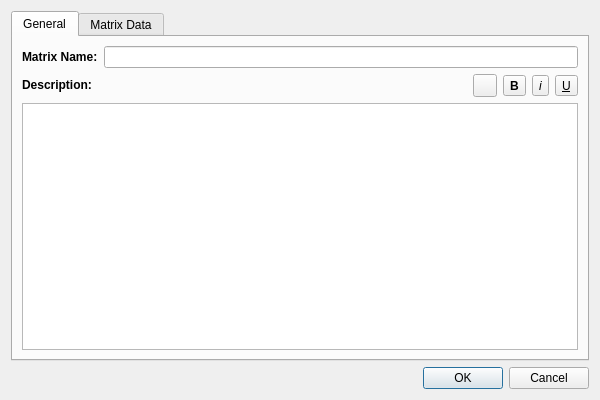
<?xml version="1.0" encoding="UTF-8"?>
<ui version="4.0">
 <class>MatrixSettingsDialog</class>
 <widget class="QDialog" name="MatrixSettingsDialog">
  <property name="geometry">
   <rect>
    <x>0</x>
    <y>0</y>
    <width>600</width>
    <height>400</height>
   </rect>
  </property>
  <property name="windowTitle">
   <string>Matrix Settings...</string>
  </property>
  <property name="windowIcon">
   <iconset resource="resources.qrc">
    <normaloff>:/icons/icon.ico</normaloff>:/icons/icon.ico</iconset>
  </property>
  <layout class="QVBoxLayout" name="verticalLayout">
   <item>
    <widget class="QTabWidget" name="tabWidget">
     <property name="currentIndex">
      <number>0</number>
     </property>
     <widget class="QWidget" name="generalTab">
      <attribute name="title">
       <string>General</string>
      </attribute>
      <layout class="QVBoxLayout" name="verticalLayout_2">
       <item>
        <layout class="QFormLayout" name="formLayout">
         <property name="fieldGrowthPolicy">
          <enum>QFormLayout::AllNonFixedFieldsGrow</enum>
         </property>
         <item row="0" column="0">
          <widget class="QLabel" name="label">
           <property name="text">
            <string>&lt;html&gt;&lt;head/&gt;&lt;body&gt;&lt;p&gt;&lt;span style=&quot; font-weight:600;&quot;&gt;Matrix Name:&lt;/span&gt;&lt;/p&gt;&lt;/body&gt;&lt;/html&gt;</string>
           </property>
          </widget>
         </item>
         <item row="0" column="1">
          <widget class="QLineEdit" name="matrixNameLineEdit"/>
         </item>
        </layout>
       </item>
       <item>
        <layout class="QHBoxLayout" name="horizontalLayout" stretch="0,0,0,0,0,0">
         <property name="topMargin">
          <number>0</number>
         </property>
         <item>
          <widget class="QLabel" name="label_3">
           <property name="text">
            <string>&lt;html&gt;&lt;head/&gt;&lt;body&gt;&lt;p&gt;&lt;span style=&quot; font-weight:600;&quot;&gt;Description:&lt;/span&gt;&lt;/p&gt;&lt;/body&gt;&lt;/html&gt;</string>
           </property>
          </widget>
         </item>
         <item>
          <spacer name="horizontalSpacer">
           <property name="orientation">
            <enum>Qt::Horizontal</enum>
           </property>
           <property name="sizeHint" stdset="0">
            <size>
             <width>40</width>
             <height>20</height>
            </size>
           </property>
          </spacer>
         </item>
         <item>
          <widget class="QToolButton" name="colorToolButton">
           <property name="text">
            <string/>
           </property>
          </widget>
         </item>
         <item>
          <widget class="QToolButton" name="boldToolButton">
           <property name="font">
            <font>
             <weight>75</weight>
             <bold>true</bold>
            </font>
           </property>
           <property name="text">
            <string>B</string>
           </property>
           <property name="shortcut">
            <string>Ctrl+B</string>
           </property>
           <property name="checkable">
            <bool>true</bool>
           </property>
          </widget>
         </item>
         <item>
          <widget class="QToolButton" name="italicToolButton">
           <property name="font">
            <font>
             <italic>true</italic>
            </font>
           </property>
           <property name="text">
            <string>i</string>
           </property>
           <property name="shortcut">
            <string>Ctrl+I</string>
           </property>
           <property name="checkable">
            <bool>true</bool>
           </property>
          </widget>
         </item>
         <item>
          <widget class="QToolButton" name="underlineToolButton">
           <property name="font">
            <font>
             <underline>true</underline>
            </font>
           </property>
           <property name="text">
            <string>U</string>
           </property>
           <property name="shortcut">
            <string>Ctrl+U</string>
           </property>
           <property name="checkable">
            <bool>true</bool>
           </property>
          </widget>
         </item>
        </layout>
       </item>
       <item>
        <widget class="QTextEdit" name="matrixDescriptionTextEdit">
         <property name="maximumSize">
          <size>
           <width>16777215</width>
           <height>16777215</height>
          </size>
         </property>
         <property name="font">
          <font>
           <pointsize>7</pointsize>
          </font>
         </property>
         <property name="acceptRichText">
          <bool>true</bool>
         </property>
        </widget>
       </item>
      </layout>
     </widget>
     <widget class="QWidget" name="matrixDataTab">
      <attribute name="title">
       <string>Matrix Data</string>
      </attribute>
      <layout class="QHBoxLayout" name="horizontalLayout_2">
       <item>
        <layout class="QFormLayout" name="formLayout_2">
         <item row="0" column="0">
          <widget class="QLabel" name="label_2">
           <property name="text">
            <string>&lt;html&gt;&lt;head/&gt;&lt;body&gt;&lt;p&gt;&lt;span style=&quot; font-weight:600;&quot;&gt;Unknown Symbol:&lt;/span&gt;&lt;/p&gt;&lt;/body&gt;&lt;/html&gt;</string>
           </property>
          </widget>
         </item>
         <item row="0" column="1">
          <widget class="QLineEdit" name="unknownCharacterLineEdit">
           <property name="maximumSize">
            <size>
             <width>20</width>
             <height>16777215</height>
            </size>
           </property>
           <property name="maxLength">
            <number>1</number>
           </property>
          </widget>
         </item>
        </layout>
       </item>
      </layout>
     </widget>
    </widget>
   </item>
   <item>
    <widget class="QDialogButtonBox" name="buttonBox">
     <property name="orientation">
      <enum>Qt::Horizontal</enum>
     </property>
     <property name="standardButtons">
      <set>QDialogButtonBox::Cancel|QDialogButtonBox::Ok</set>
     </property>
    </widget>
   </item>
  </layout>
 </widget>
 <resources>
  <include location="resources.qrc"/>
 </resources>
 <connections/>
</ui>
